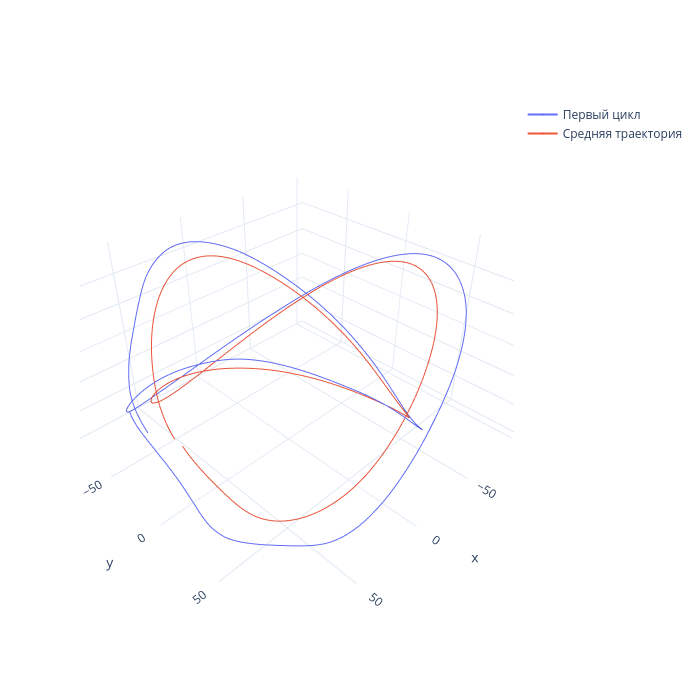

The notebook cell this image was saved under:
### Code cell
fig_2 = go.Figure()
fig_2.update_layout(autosize=False, width=700, height=700)
fig_2.add_trace(go.Scatter3d(x=X_PCA[:460,0],
                             y=X_PCA[:460,1],
                             z=X_PCA[:460,2],
                             marker=dict(size=0.1,line=dict(width=0.01)),
                             name = 'Первый цикл'
                            )
                )
fig_2.add_trace(go.Scatter3d(x=X_mean[:,0],
                             y=X_mean[:,1],
                             z=X_mean[:,2],
                             marker=dict(size=0.1,line=dict(width=0.01)),
                             name = 'Средняя траектория'
                            )
                )
fig_2.layout.template = 'plotly_white'
fig_2.show()

### Figure 1 — Plotly figure (JSON) as saved in the notebook; plotly's stock layout.template omitted (floating-point values rounded to 4 significant figures; data arrays with more than 128 entries replaced by an {"elided": "..."} marker saying what was removed)
{"data": [{"marker": {"line": {"width": 0.01}, "size": 0.1}, "name": "Первый цикл", "type": "scatter3d", "x": {"elided": "460 float values"}, "y": {"elided": "460 float values"}, "z": {"elided": "460 float values"}}, {"marker": {"line": {"width": 0.01}, "size": 0.1}, "name": "Средняя траектория", "type": "scatter3d", "x": {"elided": "460 float values"}, "y": {"elided": "460 float values"}, "z": {"elided": "460 float values"}}], "layout": {"autosize": false, "height": 700, "width": 700}}
